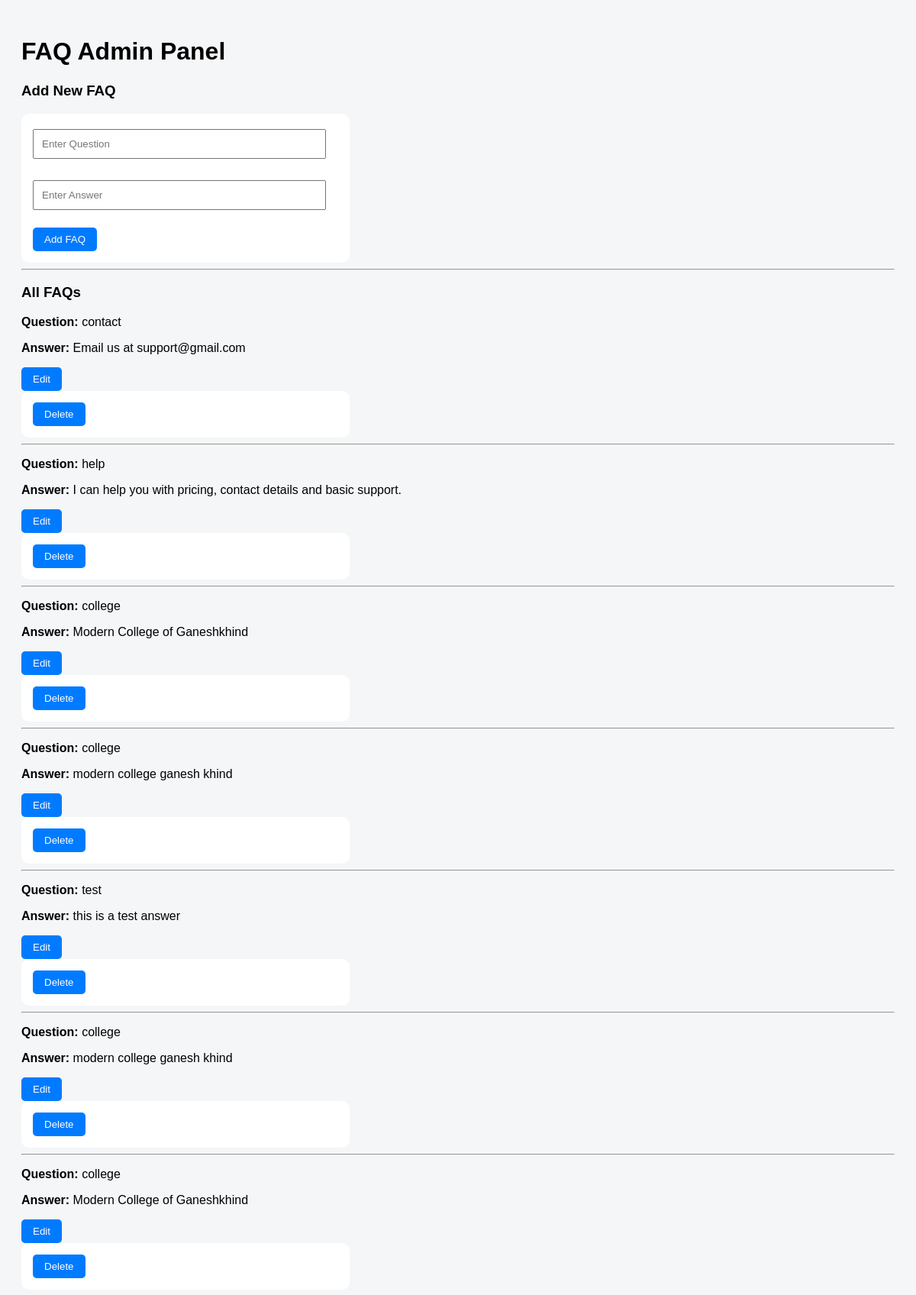
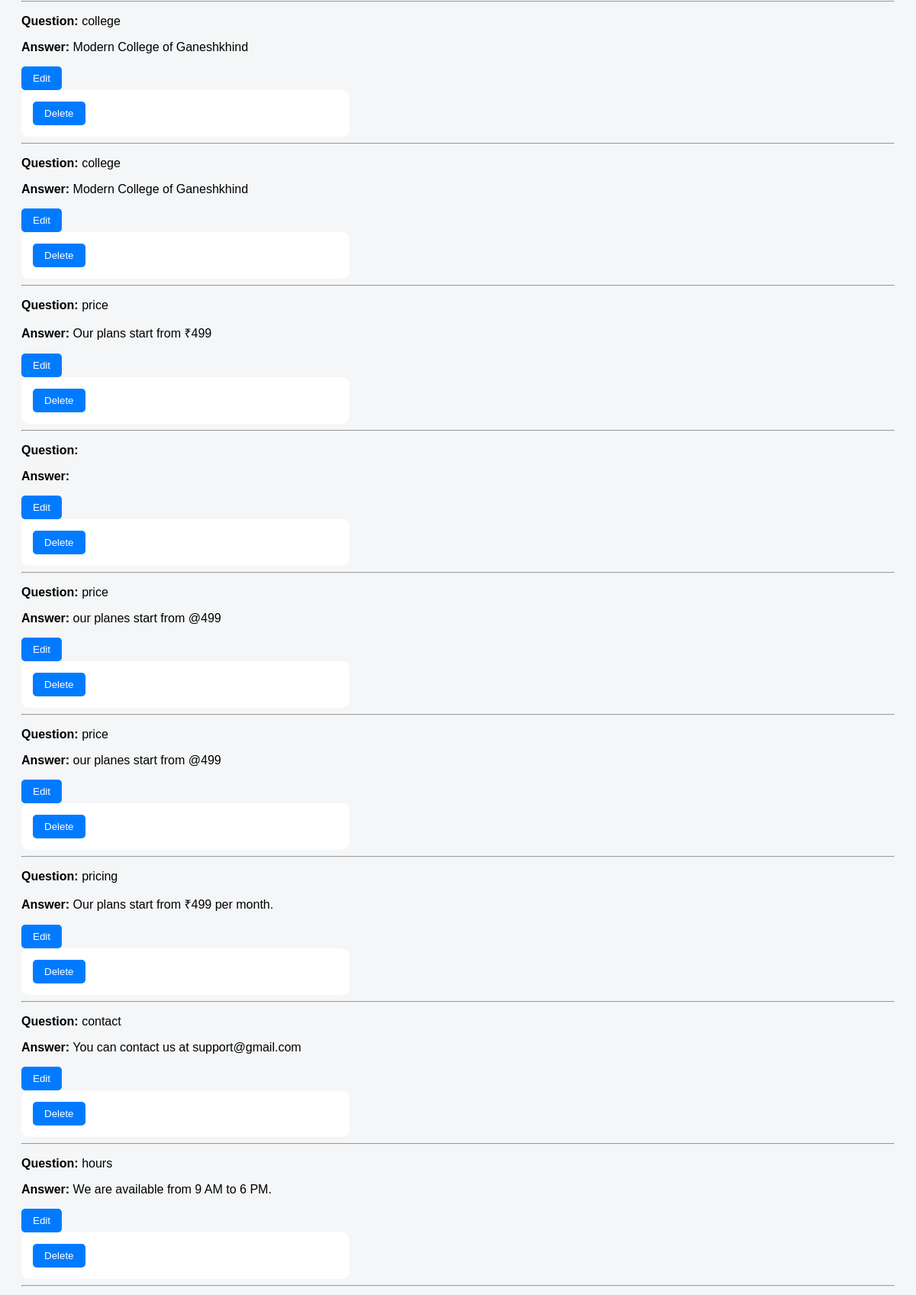
The page /admin (upper part) on the database its author committed (2 pictures, top to bottom).
### tables this page shows
CREATE TABLE faq (
    id INTEGER PRIMARY KEY AUTOINCREMENT,
    question TEXT,
    answer TEXT
);

### bakend/appp.py (the view, shortened to what this page needs)
@app.route("/admin", methods=["GET", "POST"])
def admin():
    conn = sqlite3.connect("chatbot.db")
    cursor = conn.cursor()
    cursor.execute("SELECT * FROM faq")
    faqs = cursor.fetchall()
    conn.close()
    return render_template("admin.html", faqs=faqs)

### bakend/templates/admin.html (shortened to what this page needs)
<!DOCTYPE html>
<html>
<head>
</head>
<body>
    <h1>FAQ Admin Panel</h1>
    <h3>Add New FAQ</h3>
    <form method="POST">
        <input type="text" name="question" placeholder="Enter Question">
        <br><br>
        <input type="text" name="answer" placeholder="Enter Answer">
        <br><br>
        <button type="submit">Add FAQ</button>
    </form>
<hr>
<h3>All FAQs</h3>
{% for faq in faqs %}
<p>
    <b>Question:</b> {{ faq[1] }}
</p>
<p>
    <b>Answer:</b> {{ faq[2] }}
</p>
<a href="/edit/{{ faq[0] }}">
    <button type="button">Edit</button>
</a>
<form action="/delete/{{ faq[0] }}" method="POST">
    <button type="submit">Delete</button>
</form>
<hr>
{% endfor %}
</body>
</html>

### bakend/templates/admin.html (style rules this page uses)
body { font-family: Arial; background: #f4f6f8; padding: 20px; }
form { background: white; padding: 15px; border-radius: 10px; width: 400px; }
input { width: 90%; padding: 10px; margin: 5px 0; }
button { padding: 8px 15px; background: #007BFF; color: white; border: none; border-radius: 5px; }

### rows shown on the page
faq: question "contact", answer "Email us at support@gmail.com"
faq: question "help", answer "I can help you with pricing, contact details and basic support."
faq: question "college", answer "Modern College of Ganeshkhind"
faq: question "college", answer "modern college ganesh khind"
faq: question "test", answer "this is a test answer"
faq: question "college", answer "modern college ganesh khind"
faq: question "college", answer "Modern College of Ganeshkhind"
faq: question "college", answer "Modern College of Ganeshkhind"
faq: question "college", answer "Modern College of Ganeshkhind"
faq: question "price", answer "Our plans start from ₹499"
faq: question "price", answer "our planes start from @499"
faq: question "price", answer "our planes start from @499"
faq: question "pricing", answer "Our plans start from ₹499 per month."
faq: question "contact", answer "You can contact us at support@gmail.com"
faq: question "hours", answer "We are available from 9 AM to 6 PM."
